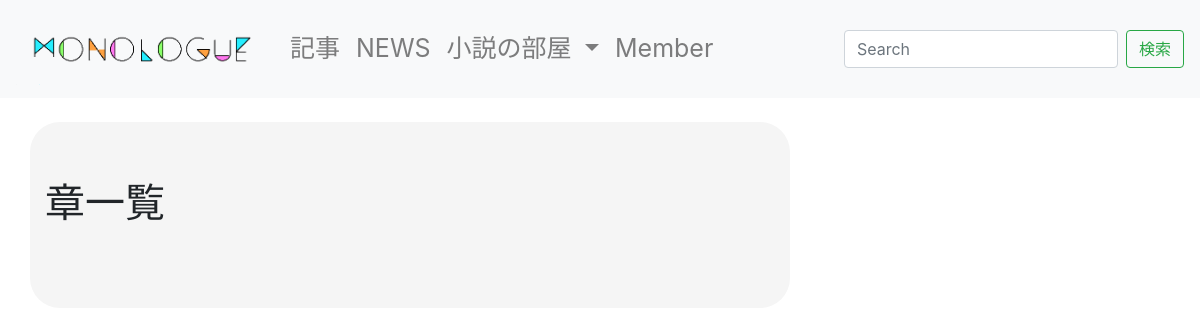
Before: /novel/1/chapter/ with the older database file.
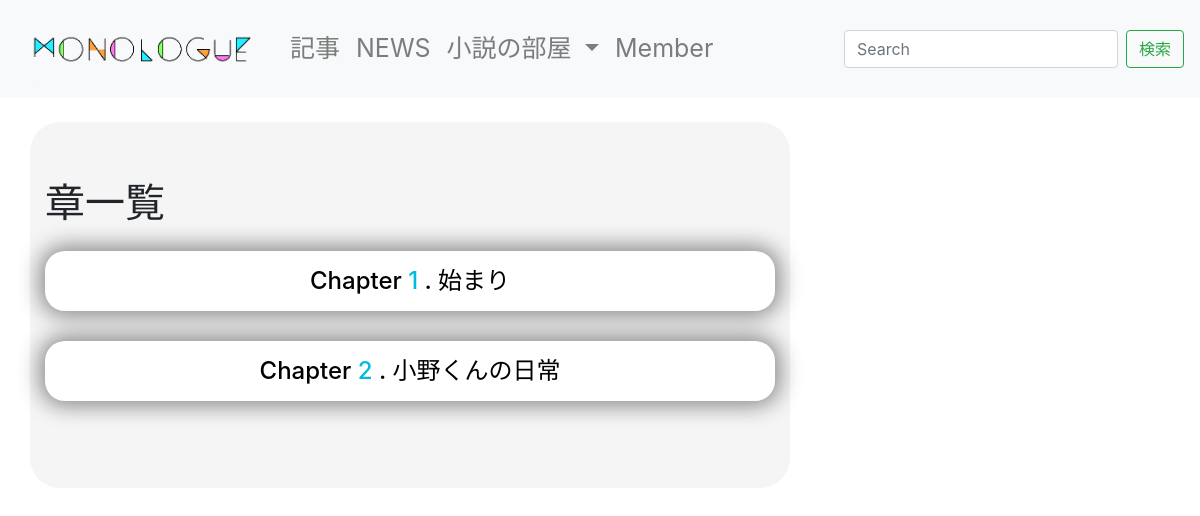
After: the same page with the newer database file.
### blog/models.py (models this page shows, shortened)
class Chapter(models.Model):
    novel = models.ForeignKey(Novel, on_delete=models.PROTECT)
    chapter_num = models.PositiveIntegerField()
    chapter_title = models.CharField(max_length=50)

### blog/views.py (the view)
# urls.py: path('novel/<int:novel_pk>/chapter/', ChapterView.as_view(), name='chapter'),
class ChapterView(TemplateView):
    template_name = 'blog/chapter.html'
    def get(self, request, *args, **kwargs):
        novel_pk = self.kwargs['novel_pk']
        context = {
            'novel_pk': novel_pk,
            'chapter_list': Chapter.objects.filter(novel_id=novel_pk),
        }
        return self.render_to_response(context)

### dbsite/context_processors.py (called while the page is built)
def common(request):
    context = {
        'categories': Category.objects.annotate(
            num_posts=Count('post', filter=Q(post__is_public=True))),
        'tags': Tag.objects.annotate(
            num_posts=Count('post', filter=Q(post__is_public=True))),
    }
    return context

### blog/templates/blog/chapter.html (shortened to what this page needs)
{% extends "base.html" %}
{% block content %}
<div class="container">
  <div class="row">
    <main class="col-md-8">
      <h1 class="mb-4">章一覧</h1>
      <div>
        {% for chapter in chapter_list %}
        <div class="novel-outer">
          <h4 class="novel-inner"><a href="/novel/{{ novel_pk }}/chapter/{{ chapter.pk}}/story/">Chapter<span style="color: #0bd;"> {{ chapter.chapter_num }} </span>. {{ chapter.chapter_title }}</a></h4>
        </div>
        {% endfor %}
      </div>
    </main>
  </div>
</div>
{% endblock %}

Changed rows visible on the page:
added Chapter: chapter_num "1", chapter_title "始まり"
added Chapter: chapter_num "2", chapter_title "小野くんの日常"
